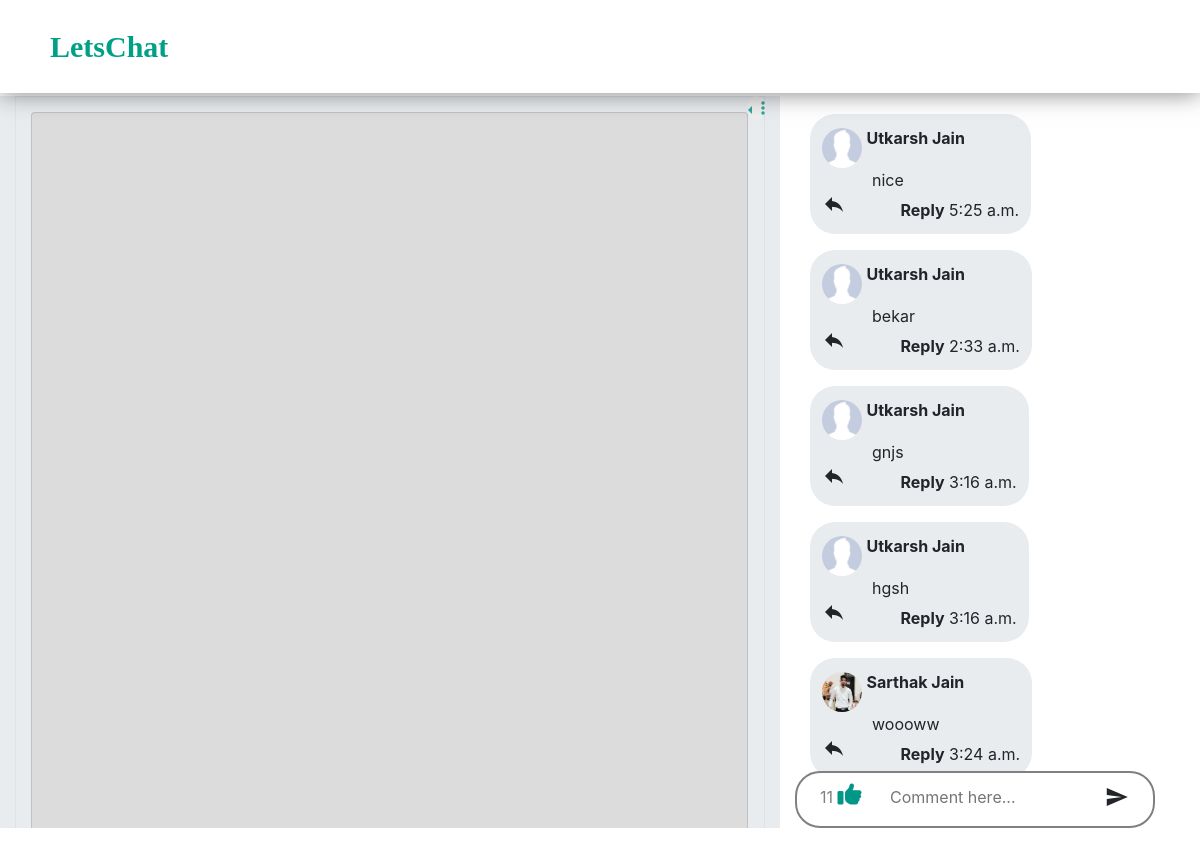
The page /showPost/10497c87bea247e783cabb13fbb019e2/ (signed in) on the database its author committed.
### App/models.py (models this page shows, shortened)
class Comments(models.Model):
    postId = models.CharField(max_length=100,default='',blank=True)
    commentId = models.CharField(max_length=100,default='',blank=True,unique=True)
    comment = models.TextField(default='',blank=True)
    commentedBy = models.CharField(max_length=500,default='',blank=True)
    commentedOf = models.CharField(max_length=50,default='',blank=True)
    date = models.DateTimeField(default=datetime.now,blank=True)
    userInfo = models.ForeignKey(userRegistration,on_delete=models.CASCADE)

class userRegistration(models.Model):
    userId = models.CharField(max_length=50,default='',unique=True,blank=True)
    userName = models.CharField(max_length=50,default='',unique=True,blank=True)
    firstName = models.CharField(max_length=50,default='',blank=True)
    lastName = models.CharField(max_length=50,default='',blank=True)
    mobile = models.CharField(max_length=10,default='',blank=True)
    emailAddress = models.EmailField(max_length=50,default='',blank=True)
    password = models.CharField(max_length=100,default='',blank=True)
    profilePic = models.ImageField(upload_to='media',default='media/profile.jpeg')
    Groups = ListCharField(
        base_field=models.CharField(max_length=50,default='',blank=True),
        max_length=(100 * 100),blank=True
    )
    coverPic = models.ImageField(upload_to='media',default='media/cover.jpg')
    quote = models.CharField(max_length=1000,default='',blank=True)
    dOB = models.CharField(max_length=100,blank=True,default='No birth date to show')
    gender = models.CharField(choices=GENDERS,max_length=1,blank=True)
    countryName = models.CharField(max_length=100,default='',blank=True)
    cityName = models.CharField(max_length=100,default='',blank=True)
    currentEducation = models.CharField(max_length=100,default='',blank=True)
    educationStartYear = models.CharField(max_length=10,default='',blank=True)
    educationEndYear = models.CharField(max_length=10,default='',blank=True)
    companyName = models.CharField(max_length=100,default='',blank=True)
    companyPosition = models.CharField(max_length=100,default='',blank=True)
    companyCity = models.CharField(max_length=50,default='',blank=True)
    companyDescription = models.CharField(max_length=1000,default='',blank=True)
    is_online = models.BooleanField(default=False,blank=True)
    joinedDate = models.DateTimeField(default=datetime.now)

class UserPost(models.Model):
    PostType = models.CharField(max_length=30,default='',blank=True)
    postId = models.CharField(max_length=100,default='',unique=True)
    userId = models.CharField(max_length=50,default='')
    userName = models.CharField(max_length=50,default='')
    post = models.FileField(upload_to="profiles",blank=True)
    Message = models.TextField(default="",blank=True)
    date = models.DateTimeField(default=datetime.now, blank=True)
    userPic = models.CharField(max_length=100,default='',blank=True)

### App/views.py (the view)
# urls.py: path("showPost/<str:postid>/",views.showPost,name="showPost"), #delete deleteAlbumPicture
def showPost(request,postid):
	if request.session.has_key('user'):
		postData = UserPost.objects.get(postId=postid)
		allComments = Comments.objects.filter(postId=postid)
		allLikes = Likes.objects.get(postId=postid).postLikedBy
		totalLikes = len(allLikes)
		if request.session['user'] in allLikes:
			colorPost = "rgba(0, 150, 136,1)"
		else:
			colorPost = "grey"
		is_authenticated = False
		if str(request.session['user']) == str(postData.userId):
			is_authenticated = True
		print(type(postData.userId))
		print(type(request.session['user']))
		params = {'postData':postData,'allComments':allComments,'is_authenticated':is_authenticated,
		'totalLikes':totalLikes,'colorPost':colorPost,'loggedUser':request.session['user']}
		return render(request,'showPost.html',params)
	else:
		return HttpResponseRedirect('/')

### App/templates/showPost.html (shortened to what this page needs)
{%load static%}
<!DOCTYPE html>
<html>
<head>
  <link rel="stylesheet" href="https://stackpath.bootstrapcdn.com/font-awesome/4.7.0/css/font-awesome.min.css">
 <link rel="stylesheet" type="text/css" href="{%static 'css/showPost.css'%}">
 <link rel="stylesheet" href="https://maxcdn.bootstrapcdn.com/bootstrap/4.3.1/css/bootstrap.min.css">
   <link rel="stylesheet" type="text/css" href="{%static 'css/customScrollBar.css'%}">
</head>
<body id="wholeBody">
<div class="header-container">
  <header id="header">
    <div class="heading">
      <div class="container">
     		<span id="brandSection"><a href="/"><span id="brand">LetsChat</span></a></span>
      </div>
    </div>
  </header>
</div>
<br><br><br><br>
<div class="container-fluid ">
	<div>
		<div class="row" style="width:100%;height:80vh;">
			<div class="col-lg-8 col-md-8 col-sm-12 col-12  dropleft"  id="left" >
				{% if is_authenticated %}
				<button type="button" class=" dropdown-toggle float-right" data-toggle="dropdown" aria-haspopup="true" aria-expanded="false" style="border:none; border-radius: 16px;border:none;" id="ellipsisId">
                  <i class="fas fa-ellipsis-v"></i>
                </button>
				{% endif %}
				<div style="padding:2%;" class="border">
					<div>
						{% if postData.post %}
						<div class="card hovercard">
					        <div class="card-background">
					        </div>
					        <div class="useravatar">
					        </div>
					    </div>
						{% elif postData.Message %}
						<div style="height:80vh;display: flex;
  justify-content: center;
  align-items: center;">
						<h3 style="color:black;">{{postData.Message}}</h3>
						</div>
						{% endif %}
					</div>
				</div>
			</div>
			<div class="col-lg-4 col-md-4 col-sm-12 col-12" id="right" >
			<div >
			<div class="container" style="width: 100%;padding-top:5%;" >
				<div >
				<div id="commentSection" >
					{% for comment in allComments %}
					<p style="background:#E9ECEF;display:inline-block;border-radius:25px;padding:12px;">
					<img src="{{comment.userInfo.profilePic.url}}" style="width: 40px;height:40px;border-radius:50%; vertical-align: text-top;margin-top:0;">
					<strong>
					{{comment.userInfo.firstName}}
					{{comment.userInfo.lastName}}
					</strong>
					<br>
					<span style="padding-left:50px;">
					{{comment.comment}}<br>
					<span class="material-icons">
						</span>
					<span style="padding-left:50px;">
					<span onclick="reply('{{postData.postId}}','{{comment.commentId}}',
					'{{comment.userInfo.firstName}} {{comment.userInfo.lastName}}','{{comment.userInfo.userId}}')"><strong>Reply</strong></span>
					{{comment.date.time}}
					</span>
					</span>
					<br>
					</p><br>
				{% endfor %}
			</div></div>
			<div style="position: -webkit-sticky; /* Safari */
  position: sticky;
  bottom: 0;background:#fff;">
					<div class="row" style='border-radius:25px;border:2px solid grey;padding:8px;background:#fff;'>
					<div class="col-lg-3 col-md-3 col-sm-2 col-3">
						<span id="Counter{{postData.postId}}" style="display:inline-block;color:grey;">{{totalLikes}}</span>
						<h4 style="cursor:pointer;color: {{colorPost}};display:inline-block;" id="{{postData.postId}}" onclick="postLiker('{{postData.postId}}','{{postData.userId}}','{{loggedUser}}')" title="Like"><i class="fas fa-thumbs-up"></i></h4>
					</div>
					<div class="col-lg-7 col-md-7 col-sm-7 col-7" style="padding:0;">
						<center>
					<input type="text" name="" placeholder="Comment here..." style="padding:0;border:none;outline:none;padding:4px;padding-left:0; "  id="Comment{{postData.postId}}"></center>
					</div>
					<div class="col-lg-2 col-md-2 col-sm-2 col-2" style="padding:0;">
						<center>
					<span class="material-icons" style="padding:0;border:none;border:none;outline:none;padding:4px;cursor:pointer;" onclick="comments('{{postData.postId}}','{{postData.userId}}','{{loggedUser}}')">send</span>
				</center>
					</div>
					</div>
				</div>
			</div>
			</div>
		</div>
	</div>
		</div>
</div>
</body>
</html>

### App/static/css/showPost.css (style rules this page uses)
* { padding:0; margin:0; box-sizing: border-box; }
.header-container { position:fixed; top:0px; left:0px; right:0px; width:100%; margin-top:-200px; transition:all .4s; z-index:10; background-color:#fff ; }
.header-container header { margin-top:200px; background-color:#fff ; }
header { display:flex; flex-direction: column; background-color:#fff ; }
.heading { padding:24px 0 24px 10px; box-shadow:0px 0px 23px 0px rgba(0,0,0,0.5); z-index:1; }
.heading #brand { color:#00a087; font-weight:bold; cursor:pointer; font-family:LetsChat; font-style: cursive; }
@media screen and (min-width: 601px) { .heading #brand { font-size: 30px; } }
@media (min-width: 768px) { #left { left: 0; width:100%; } }
@media (min-width: 768px) { #right { right: 0; overflow-y: scroll; width: 100%; } }
#left { background-color: #E9ECEF; text-align: center; max-height:100%; overflow:hidden; }
#right { height:100%; background-color: #fff; text-align: left; }
#ellipsisId { color:rgba(0,150,136,0.8); }
.card { padding: 30px; background-color: rgb(220,220,220); }
.card.hovercard { position: relative; padding-top: 0; overflow: hidden; text-align: center; background-color: #fff; background-color: rgb(220,220,220); }
.card.hovercard .card-background { height: 80vh; }
.card.hovercard .useravatar { position: absolute; top: 15px; left: 0; right: 0; }

### rows shown on the page
Comments: userInfo.profilePic (placeholder picture), userInfo.firstName "Utkarsh", userInfo.lastName "Jain", comment "nice", date.time "5:25 a.m."
Comments: userInfo.profilePic (placeholder picture), userInfo.firstName "Utkarsh", userInfo.lastName "Jain", comment "bekar", date.time "2:33 a.m."
Comments: userInfo.profilePic (placeholder picture), userInfo.firstName "Utkarsh", userInfo.lastName "Jain", comment "gnjs", date.time "3:16 a.m."
Comments: userInfo.profilePic (placeholder picture), userInfo.firstName "Utkarsh", userInfo.lastName "Jain", comment "hgsh", date.time "3:16 a.m."
Comments: userInfo.profilePic (picture), userInfo.firstName "Sarthak", userInfo.lastName "Jain", comment "woooww", date.time "3:24 a.m."

### other values the page prints
{{ totalLikes }} "11"
